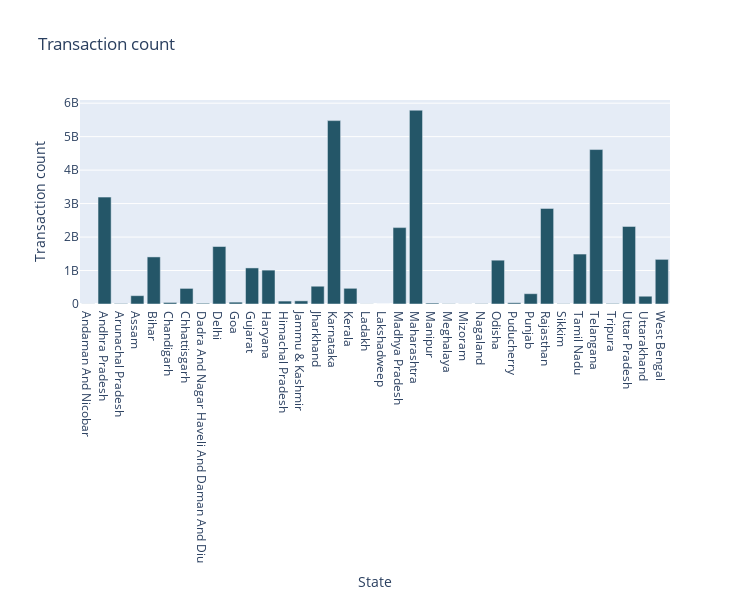

Notebook source saved alongside this figure:
### Code cell
figure_trans_count

### Figure 1 — Plotly figure (JSON) as saved in the notebook; plotly's stock layout.template omitted (floating-point values rounded to 4 significant figures)
{"data": [{"alignmentgroup": "True", "hovertemplate": "State=%{x}<br>Transaction count=%{y}<extra></extra>", "legendgroup": "", "marker": {"color": "rgb(36, 86, 104)", "pattern": {"shape": ""}}, "name": "", "offsetgroup": "", "orientation": "v", "showlegend": false, "textposition": "auto", "type": "bar", "x": ["Andaman And Nicobar", "Andhra Pradesh", "Arunachal Pradesh", "Assam", "Bihar", "Chandigarh", "Chhattisgarh", "Dadra And Nagar Haveli And Daman And Diu", "Delhi", "Goa", "Gujarat", "Haryana", "Himachal Pradesh", "Jammu & Kashmir", "Jharkhand", "Karnataka", "Kerala", "Ladakh", "Lakshadweep", "Madhya Pradesh", "Maharashtra", "Manipur", "Meghalaya", "Mizoram", "Nagaland", "Odisha", "Puducherry", "Punjab", "Rajasthan", "Sikkim", "Tamil Nadu", "Telangana", "Tripura", "Uttar Pradesh", "Uttarakhand", "West Bengal"], "xaxis": "x", "y": [3344106, 3193603314, 14086718, 248939534, 1406668314, 45872130, 466162578, 22673764, 1717920470, 55196412, 1077703386, 1012160616, 87657924, 93934116, 530857104, 5478937030, 468718764, 3792610, 98618, 2282129192, 5790164576, 28037290, 8390328, 3511546, 10189926, 1309145470, 37102710, 307669864, 2856228616, 9043684, 1492456992, 4614632390, 15715490, 2318299988, 232024796, 1333788074], "yaxis": "y"}], "layout": {"barmode": "relative", "height": 600, "legend": {"tracegroupgap": 0}, "title": {"text": "Transaction count"}, "width": 750, "xaxis": {"anchor": "y", "domain": [0, 1], "title": {"text": "State"}}, "yaxis": {"anchor": "x", "domain": [0, 1], "title": {"text": "Transaction count"}}}}
